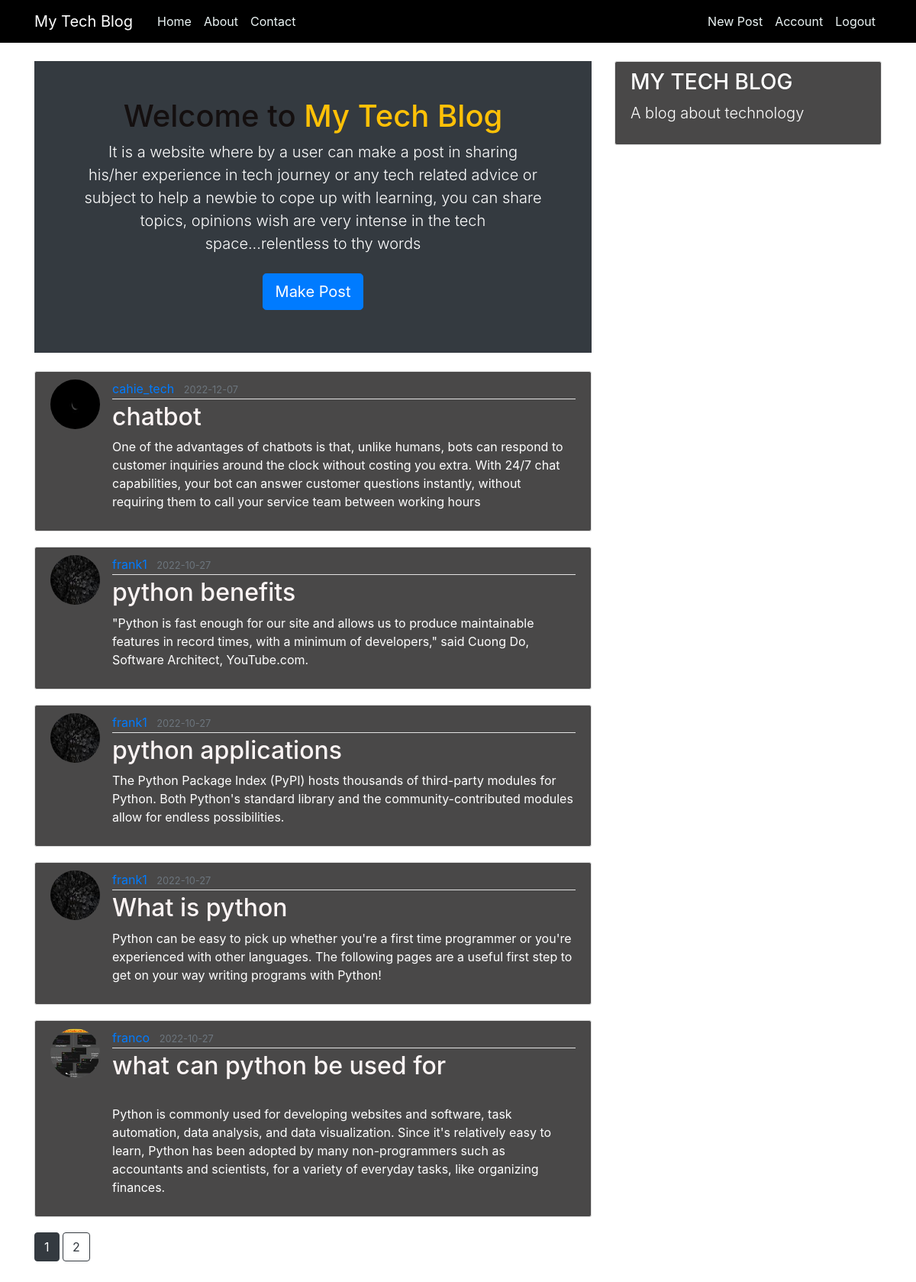
The app's page /home (signed in) with its own data.
### flaskblog/models.py (models this page shows, shortened)
class Post(db.Model):
    id = db.Column(db.Integer, primary_key=True)
    title = db.Column(db.String(100), nullable=False)
    date_posted = db.Column(db.DateTime, nullable=False, default=datetime.utcnow)
    content = db.Column(db.Text, nullable=False)
    user_id = db.Column(db.Integer, db.ForeignKey('user.id'), nullable=False)

class User(db.Model, UserMixin):
    id = db.Column(db.Integer, primary_key=True)
    username = db.Column(db.String(20), unique=True, nullable=False)
    email = db.Column(db.String(120), unique=True, nullable=False)
    image_file = db.Column(db.String(20), nullable=False, default='default.jpg')
    password = db.Column(db.String(60), nullable=False)
    posts = db.relationship('Post', backref='author', lazy=True)

### flaskblog/main/routes.py (the view)
@main.route("/")
@main.route("/home")
def home():
    page = request.args.get('page', 1, type=int)
    posts = Post.query.order_by(Post.date_posted.desc()).paginate(page=page, per_page=5)
    return render_template('home.html', posts=posts)

### flaskblog/models.py (called while the page is built)
@login_manager.user_loader
def load_user(user_id):
    return User.query.get(int(user_id))

### flaskblog/templates/home.html (shortened to what this page needs)
{% extends "layout.html" %}
{% block content %}
  <section class="bg-dark text-light p-5 text-center text-sm-start  pt-lg-5">
    <div class="container">
        <div class="d-sm-flex align-center justify-content-between">
            <div>
                <h1>Welcome to <span class="text-warning">My Tech Blog</span></h1>
                <p class="lead">It is a website where by a user can make a post in sharing his/her experience in tech journey or any tech related advice or subject to help a newbie to cope up with learning, you can share topics, opinions wish are very intense in the tech space...relentless to thy words</p>
                <a class="nav-item nav-link" href="{{ url_for('posts.new_post') }}">
                  <button type="button" class="btn btn-primary btn-lg">Make Post</button>
                </a>
            </div><br>
        </div>
    </div>
  </section><br>
    {% for post in posts.items %}
        <article class="media content-section">
          <img class="rounded-circle article-img" src="{{ url_for('static', filename='profile_pics/' + post.author.image_file) }}">
          <div class="media-body">
            <div class="article-metadata">
              <a class="mr-2" href="{{ url_for('users.user_posts', username=post.author.username) }}">{{ post.author.username }}</a>
              <small class="text-muted">{{ post.date_posted.strftime('%Y-%m-%d') }}</small>
            </div>
            <h2><a class="article-title" href="{{ url_for('posts.post', post_id=post.id) }}">{{ post.title }}</a></h2>
            <p class="article-content">{{ post.content }}</p>
          </div>
        </article>
    {% endfor %}
    {% for page_num in posts.iter_pages(left_edge=1, right_edge=1, left_current=1, right_current=2) %}
      {% if page_num %}
        {% if posts.page == page_num %}
          <a class="btn btn-dark mb-4" href="{{ url_for('main.home', page=page_num) }}">{{ page_num }}</a>
        {% else %}
          <a class="btn btn-outline-dark mb-4" href="{{ url_for('main.home', page=page_num) }}">{{ page_num }}</a>
        {% endif %}
      {% else %}
        ...
      {% endif %}
    {% endfor %}
{% endblock content %}

### flaskblog/static/main.css (style rules this page uses)
body::before { content: " "; height: 40px; }
.fmm h3, p { color: #fff; }
body { background: #fff; color: #27272b; margin-top: 5rem; }
h1, h2, h3, h4, h5, h6 { color: #140f0f; }
.content-section { background: #494848; color: #fff; padding: 10px 20px; border: 1px solid #dddddd; border-radius: 3px; margin-bottom: 20px; }
.article-title { color: #fdf5f5; }
.article-content { white-space: pre-line; }
.article-img { height: 65px; width: 65px; margin-right: 16px; }
.article-metadata { padding-bottom: 1px; margin-bottom: 4px; border-bottom: 1px solid #e3e3e3 }

### records on screen
Post: image_file (picture), author.username "cahie_tech", date_posted "2022-12-07", title "chatbot", content "One of the advantages of chatbots is that, unlike humans, bots can respond to customer inquiries around the clock without costing you extra. With 24/7 chat capabilities, your bot can answer customer questions instantly, without requiring them to call your service team between working hours"
Post: image_file (picture), author.username "frank1", date_posted "2022-10-27", title "python benefits", content "\"Python is fast enough for our site and allows us to produce maintainable features in record times, with a minimum of developers,\" said Cuong Do, Software Architect, YouTube.com."
Post: image_file (picture), author.username "frank1", date_posted "2022-10-27", title "python applications", content "The Python Package Index (PyPI) hosts thousands of third-party modules for Python. Both Python's standard library and the community-contributed modules allow for endless possibilities."
Post: image_file (picture), author.username "frank1", date_posted "2022-10-27", title "What is python", content "Python can be easy to pick up whether you're a first time programmer or you're experienced with other languages. The following pages are a useful first step to get on your way writing programs with Python!"
Post: image_file (picture), author.username "franco", date_posted "2022-10-27", title "what can python be used for", content "Python is commonly used for developing websites and software, task automation, data analysis, and data visualization. Since it's relatively easy to learn, Python has been adopted by many non-programmers such as accountants and scientists, for a variety of everyday tasks, like organizing finances."

### other values on screen
{{ page_num }} "1"
{{ page_num }} "2"
